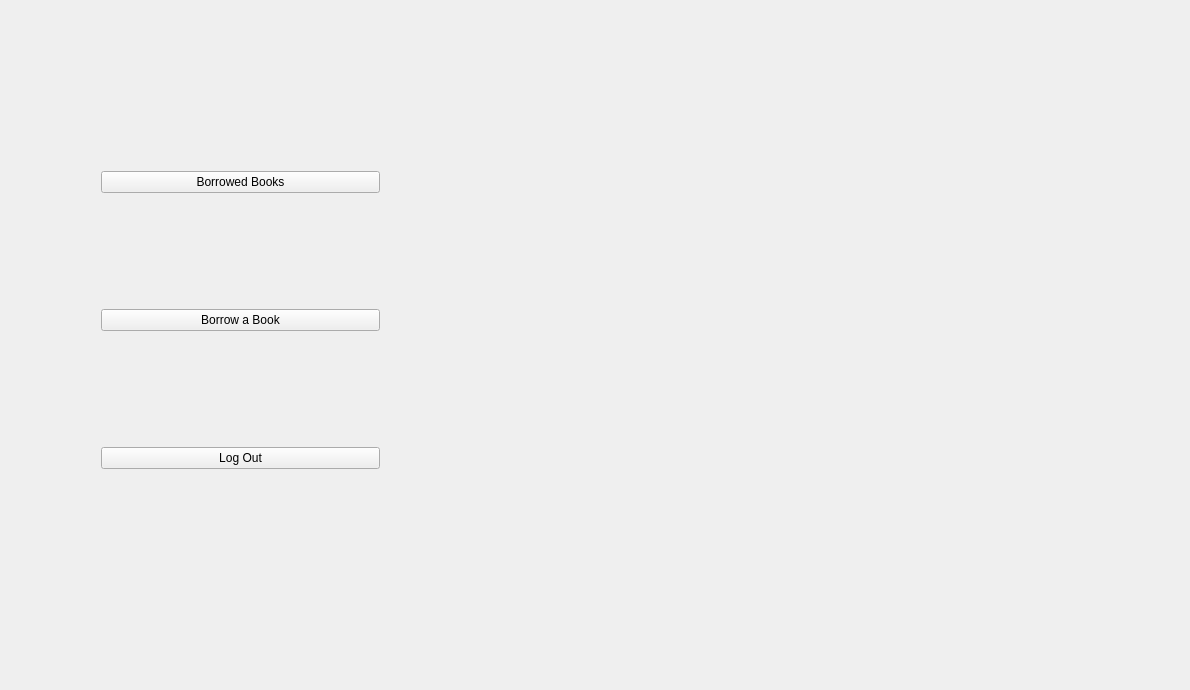
<?xml version="1.0" encoding="UTF-8"?>
<ui version="4.0">
 <class>MyAccount</class>
 <widget class="QWidget" name="MyAccount">
  <property name="geometry">
   <rect>
    <x>0</x>
    <y>0</y>
    <width>1190</width>
    <height>690</height>
   </rect>
  </property>
  <property name="windowTitle">
   <string>MyAccount</string>
  </property>
  <widget class="QWidget" name="verticalLayoutWidget">
   <property name="geometry">
    <rect>
     <x>90</x>
     <y>50</y>
     <width>301</width>
     <height>541</height>
    </rect>
   </property>
   <layout class="QVBoxLayout" name="verticalLayout">
    <item>
     <widget class="QPushButton" name="borrowedBooksBtn">
      <property name="text">
       <string>Borrowed Books</string>
      </property>
     </widget>
    </item>
    <item>
     <widget class="QPushButton" name="borrowBookBtn">
      <property name="text">
       <string>Borrow a Book</string>
      </property>
     </widget>
    </item>
    <item>
     <widget class="QPushButton" name="logOutBtn">
      <property name="text">
       <string>Log Out</string>
      </property>
     </widget>
    </item>
   </layout>
  </widget>
 </widget>
 <layoutdefault spacing="6" margin="11"/>
 <resources/>
 <connections/>
</ui>
